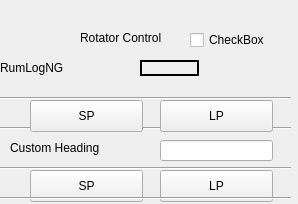
<?xml version="1.0" encoding="UTF-8"?>
<ui version="4.0">
 <class>Form</class>
 <widget class="QWidget" name="Form">
  <property name="geometry">
   <rect>
    <x>0</x>
    <y>0</y>
    <width>298</width>
    <height>204</height>
   </rect>
  </property>
  <property name="windowTitle">
   <string>Form</string>
  </property>
  <widget class="QWidget" name="widget" native="true">
   <property name="geometry">
    <rect>
     <x>-10</x>
     <y>20</y>
     <width>301</width>
     <height>211</height>
    </rect>
   </property>
   <property name="autoFillBackground">
    <bool>false</bool>
   </property>
   <widget class="QLabel" name="label">
    <property name="geometry">
     <rect>
      <x>90</x>
      <y>10</y>
      <width>111</width>
      <height>16</height>
     </rect>
    </property>
    <property name="text">
     <string>Rotator Control</string>
    </property>
   </widget>
   <widget class="QLabel" name="label_2">
    <property name="geometry">
     <rect>
      <x>10</x>
      <y>40</y>
      <width>71</width>
      <height>16</height>
     </rect>
    </property>
    <property name="text">
     <string>RumLogNG</string>
    </property>
   </widget>
   <widget class="QLabel" name="lbHeading">
    <property name="geometry">
     <rect>
      <x>150</x>
      <y>40</y>
      <width>59</width>
      <height>16</height>
     </rect>
    </property>
    <property name="autoFillBackground">
     <bool>true</bool>
    </property>
    <property name="frameShape">
     <enum>QFrame::Box</enum>
    </property>
    <property name="lineWidth">
     <number>2</number>
    </property>
    <property name="text">
     <string/>
    </property>
   </widget>
   <widget class="Line" name="line">
    <property name="geometry">
     <rect>
      <x>10</x>
      <y>70</y>
      <width>291</width>
      <height>16</height>
     </rect>
    </property>
    <property name="orientation">
     <enum>Qt::Horizontal</enum>
    </property>
   </widget>
   <widget class="Line" name="line_2">
    <property name="geometry">
     <rect>
      <x>10</x>
      <y>100</y>
      <width>291</width>
      <height>16</height>
     </rect>
    </property>
    <property name="orientation">
     <enum>Qt::Horizontal</enum>
    </property>
   </widget>
   <widget class="QPushButton" name="rl_SP">
    <property name="geometry">
     <rect>
      <x>40</x>
      <y>80</y>
      <width>113</width>
      <height>32</height>
     </rect>
    </property>
    <property name="text">
     <string>SP</string>
    </property>
   </widget>
   <widget class="QPushButton" name="rl_LP">
    <property name="geometry">
     <rect>
      <x>170</x>
      <y>80</y>
      <width>113</width>
      <height>32</height>
     </rect>
    </property>
    <property name="text">
     <string>LP</string>
    </property>
   </widget>
   <widget class="QLabel" name="label_4">
    <property name="geometry">
     <rect>
      <x>20</x>
      <y>120</y>
      <width>111</width>
      <height>16</height>
     </rect>
    </property>
    <property name="text">
     <string>Custom Heading</string>
    </property>
   </widget>
   <widget class="QLineEdit" name="custHead">
    <property name="geometry">
     <rect>
      <x>170</x>
      <y>120</y>
      <width>113</width>
      <height>21</height>
     </rect>
    </property>
   </widget>
   <widget class="Line" name="line_3">
    <property name="geometry">
     <rect>
      <x>10</x>
      <y>140</y>
      <width>291</width>
      <height>16</height>
     </rect>
    </property>
    <property name="orientation">
     <enum>Qt::Horizontal</enum>
    </property>
   </widget>
   <widget class="QPushButton" name="cust_SP">
    <property name="geometry">
     <rect>
      <x>40</x>
      <y>150</y>
      <width>113</width>
      <height>32</height>
     </rect>
    </property>
    <property name="text">
     <string>SP</string>
    </property>
   </widget>
   <widget class="QPushButton" name="cust_LP">
    <property name="geometry">
     <rect>
      <x>170</x>
      <y>150</y>
      <width>113</width>
      <height>32</height>
     </rect>
    </property>
    <property name="text">
     <string>LP</string>
    </property>
   </widget>
   <widget class="Line" name="line_4">
    <property name="geometry">
     <rect>
      <x>10</x>
      <y>170</y>
      <width>291</width>
      <height>16</height>
     </rect>
    </property>
    <property name="orientation">
     <enum>Qt::Horizontal</enum>
    </property>
   </widget>
   <widget class="QCheckBox" name="autoRun">
    <property name="geometry">
     <rect>
      <x>200</x>
      <y>10</y>
      <width>86</width>
      <height>20</height>
     </rect>
    </property>
    <property name="text">
     <string>CheckBox</string>
    </property>
   </widget>
  </widget>
 </widget>
 <resources/>
 <connections/>
</ui>
